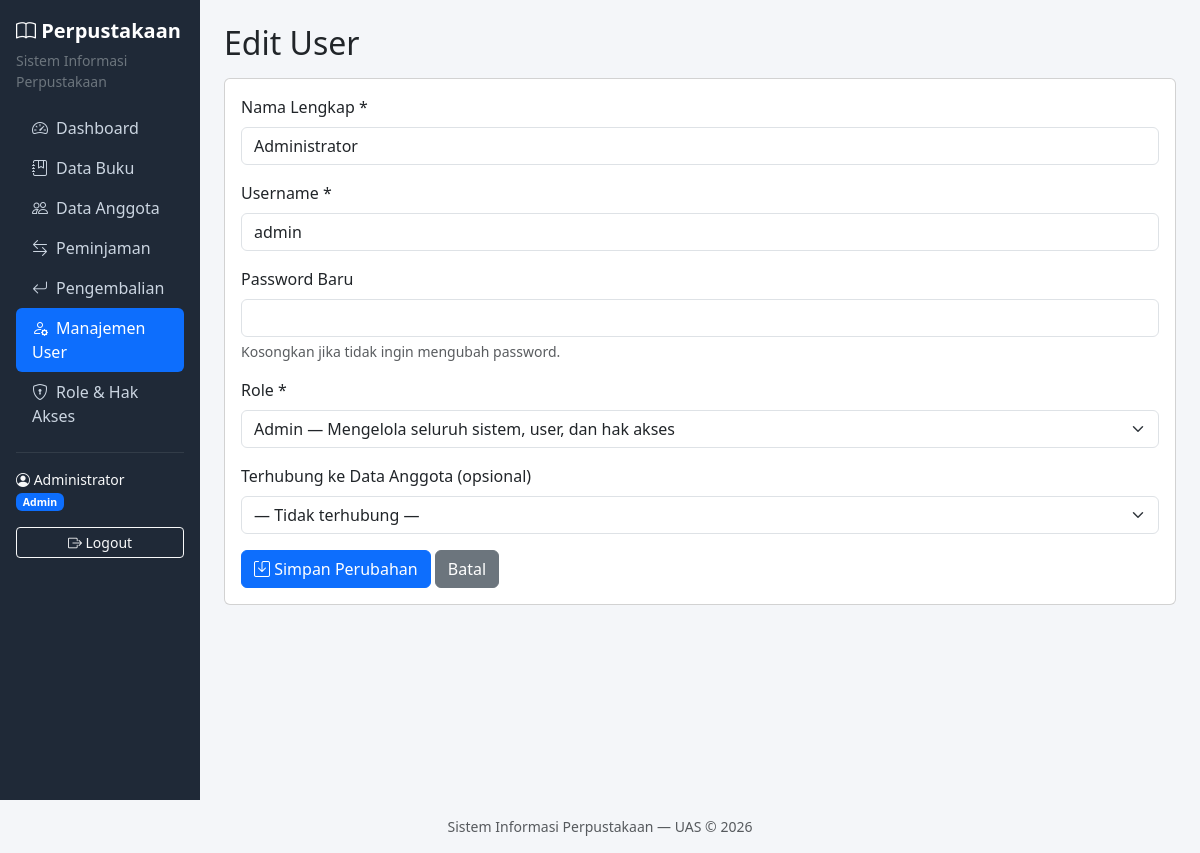
The page /source/users/edit.php?id=1 (signed in) on the database its author committed.
### tables this page shows
CREATE TABLE IF NOT EXISTS users (
    id INT AUTO_INCREMENT PRIMARY KEY,
    name VARCHAR(100) NOT NULL,
    username VARCHAR(50) NOT NULL UNIQUE,
    password VARCHAR(255) NOT NULL,
    role_id INT NOT NULL,
    anggota_id INT NULL,
    created_at TIMESTAMP DEFAULT CURRENT_TIMESTAMP,
    FOREIGN KEY (role_id) REFERENCES roles (id),
    FOREIGN KEY (anggota_id) REFERENCES anggota (id) ON DELETE SET NULL
);

CREATE TABLE IF NOT EXISTS roles (
    id INT AUTO_INCREMENT PRIMARY KEY,
    name VARCHAR(50) NOT NULL UNIQUE,
    description VARCHAR(255) NULL
);

### source/includes/auth.php (called while the page is built, shortened)
<?php
function url($path)
{
    return BASE_PATH . $path;
}
function e($str)
{
    return htmlspecialchars((string) $str, ENT_QUOTES, 'UTF-8');
}
function currentUser()
{
    return $_SESSION['user'] ?? null;
}
function userPermissions(PDO $pdo)
{
    $user = currentUser();
    $stmt = $pdo->prepare(
        'SELECT p.name FROM permissions p
         JOIN role_permissions rp ON rp.permission_id = p.id
         WHERE rp.role_id = ?'
    );
    $stmt->execute([$user['role_id']]);
    return $stmt->fetchAll(PDO::FETCH_COLUMN);
}
function can(PDO $pdo, $permission)
{
    return in_array($permission, userPermissions($pdo), true);
}

### source/users/edit.php (the view, shortened to what this page needs)
<?php
require __DIR__ . '/../config/database.php';
require __DIR__ . '/../includes/auth.php';
$title = 'Edit User';
$id = (int) ($_GET['id'] ?? 0);
$stmt = $pdo->prepare('SELECT * FROM users WHERE id = ?');
$stmt->execute([$id]);
$userEdit = $stmt->fetch();
$roles = $pdo->query('SELECT * FROM roles ORDER BY id')->fetchAll();
require __DIR__ . '/../includes/header.php';
?>
<div class="card"><div class="card-body">
    <form method="post" action="<?= url('/users/edit.php') ?>?id=<?= $id ?>">
        <div class="mb-3">
            <label class="form-label">Nama Lengkap *</label>
            <input type="text" name="name" class="form-control" required value="<?= e($_POST['name'] ?? $userEdit['name']) ?>">
        </div>
        <div class="mb-3">
            <label class="form-label">Username *</label>
            <input type="text" name="username" class="form-control" required value="<?= e($_POST['username'] ?? $userEdit['username']) ?>">
        </div>
        <div class="mb-3">
            <label class="form-label">Password Baru</label>
            <input type="password" name="password" class="form-control">
            <div class="form-text">Kosongkan jika tidak ingin mengubah password.</div>
        </div>
        <div class="mb-3">
            <label class="form-label">Role *</label>
            <select name="role_id" class="form-select" required>
                <?php foreach ($roles as $r): ?>
                    <option value="<?= (int) $r['id'] ?>" <?= ((int) ($_POST['role_id'] ?? $userEdit['role_id']) === (int) $r['id']) ? 'selected' : '' ?>><?= e($r['name']) ?> — <?= e($r['description']) ?></option>
                <?php endforeach; ?>
            </select>
        </div>
        <div class="mb-3">
            <label class="form-label">Terhubung ke Data Anggota (opsional)</label>
            <select name="anggota_id" class="form-select">
                <option value="">— Tidak terhubung —</option>
            </select>
        </div>
        <button type="submit" class="btn btn-primary"><i class="bi bi-save"></i> Simpan Perubahan</button>
        <a href="<?= url('/users/index.php') ?>" class="btn btn-secondary">Batal</a>
    </form>
</div></div>
<?php require __DIR__ . '/../includes/footer.php'; ?>

### source/includes/header.php (shortened to what this page needs)
<?php
$user = currentUser();
$uri = $_SERVER['REQUEST_URI'] ?? '';
function menuAktif($path, $uri)
{
    return strpos($uri, $path) === 0 ? 'active' : '';
}
?>
<!DOCTYPE html>
<html lang="id">
<head>
    <link href="https://cdn.jsdelivr.net/npm/bootstrap@5.3.3/dist/css/bootstrap.min.css" rel="stylesheet">
    <link href="https://cdn.jsdelivr.net/npm/bootstrap-icons@1.11.3/font/bootstrap-icons.min.css" rel="stylesheet">
</head>
<body>
<div class="container-fluid">
    <div class="row">
        <nav class="col-md-3 col-lg-2 d-md-block sidebar p-3">
            <div class="brand fs-5 mb-1"><i class="bi bi-book"></i> Perpustakaan</div>
            <div class="text-secondary small mb-3">Sistem Informasi Perpustakaan</div>
            <ul class="nav flex-column">
                <li class="nav-item">
                    <a class="nav-link <?= menuAktif(url('/dashboard.php'), $uri) ?>" href="<?= url('/dashboard.php') ?>"><i class="bi bi-speedometer2"></i>Dashboard</a>
                </li>
                <?php if (can($pdo, 'buku.view')): ?>
                <li class="nav-item">
                    <a class="nav-link <?= menuAktif(url('/buku/'), $uri) ?>" href="<?= url('/buku/index.php') ?>"><i class="bi bi-journal-bookmark"></i>Data Buku</a>
                </li>
                <?php endif; ?>
                <?php if (can($pdo, 'anggota.view')): ?>
                <li class="nav-item">
                    <a class="nav-link <?= menuAktif(url('/anggota/'), $uri) ?>" href="<?= url('/anggota/index.php') ?>"><i class="bi bi-people"></i>Data Anggota</a>
                </li>
                <?php endif; ?>
                <?php if (can($pdo, 'peminjaman.view')): ?>
                <li class="nav-item">
                    <a class="nav-link <?= menuAktif(url('/peminjaman/'), $uri) ?>" href="<?= url('/peminjaman/index.php') ?>"><i class="bi bi-arrow-left-right"></i>Peminjaman</a>
                </li>
                <?php endif; ?>
                <?php if (can($pdo, 'pengembalian.process')): ?>
                <li class="nav-item">
                    <a class="nav-link <?= menuAktif(url('/pengembalian/'), $uri) ?>" href="<?= url('/pengembalian/index.php') ?>"><i class="bi bi-arrow-return-left"></i>Pengembalian</a>
                </li>
                <?php endif; ?>
                <?php if (can($pdo, 'users.manage')): ?>
                <li class="nav-item">
                    <a class="nav-link <?= menuAktif(url('/users/'), $uri) ?>" href="<?= url('/users/index.php') ?>"><i class="bi bi-person-gear"></i>Manajemen User</a>
                </li>
                <?php endif; ?>
                <?php if (can($pdo, 'roles.manage')): ?>
                <li class="nav-item">
                    <a class="nav-link <?= menuAktif(url('/roles/'), $uri) ?>" href="<?= url('/roles/index.php') ?>"><i class="bi bi-shield-lock"></i>Role &amp; Hak Akses</a>
                </li>
                <?php endif; ?>
            </ul>
            <hr class="border-secondary">
            <div class="text-light small">
                <i class="bi bi-person-circle"></i> <?= e($user['name']) ?><br>
                <span class="badge bg-primary"><?= e($user['role_name']) ?></span>
            </div>
            <a href="<?= url('/logout.php') ?>" class="btn btn-outline-light btn-sm w-100 mt-3"><i class="bi bi-box-arrow-right"></i> Logout</a>
        </nav>
        <main class="col-md-9 ms-sm-auto col-lg-10 content">
            <h2 class="mb-3"><?= e($title ?? 'Dashboard') ?></h2>

### source/includes/header.php (style rules this page uses)
body { background-color: #f4f6f9; }
.sidebar { min-height: 100vh; background: #1f2937; }
.sidebar .nav-link { color: #cbd5e1; border-radius: .375rem; }
.sidebar .nav-link.active { background: #0d6efd; color: #fff; }
.sidebar .nav-link i { margin-right: .5rem; }
.sidebar .brand { color: #fff; font-weight: 700; }
.content { padding: 1.5rem; }

### rows shown on the page
users: name "Administrator", username "admin", role_id "Admin — Mengelola seluruh sistem, user, dan hak akses"

### other values the page prints
$user['role_name'] "Admin"
$title "Edit User"
